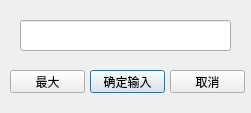
<?xml version="1.0" encoding="UTF-8"?>
<ui version="4.0">
 <class>dlg_count</class>
 <widget class="QWidget" name="dlg_count">
  <property name="geometry">
   <rect>
    <x>0</x>
    <y>0</y>
    <width>251</width>
    <height>113</height>
   </rect>
  </property>
  <property name="windowTitle">
   <string>dlg_count</string>
  </property>
  <widget class="QLineEdit" name="lineEdit">
   <property name="geometry">
    <rect>
     <x>20</x>
     <y>20</y>
     <width>211</width>
     <height>31</height>
    </rect>
   </property>
   <property name="font">
    <font>
     <pointsize>12</pointsize>
    </font>
   </property>
   <property name="inputMask">
    <string>[0000]</string>
   </property>
   <property name="maxLength">
    <number>4</number>
   </property>
  </widget>
  <widget class="QPushButton" name="btn_max">
   <property name="geometry">
    <rect>
     <x>10</x>
     <y>70</y>
     <width>75</width>
     <height>23</height>
    </rect>
   </property>
   <property name="text">
    <string>最大</string>
   </property>
  </widget>
  <widget class="QPushButton" name="btn_ok">
   <property name="geometry">
    <rect>
     <x>90</x>
     <y>70</y>
     <width>75</width>
     <height>23</height>
    </rect>
   </property>
   <property name="text">
    <string>确定输入</string>
   </property>
   <property name="default">
    <bool>true</bool>
   </property>
  </widget>
  <widget class="QPushButton" name="btn_cancel">
   <property name="geometry">
    <rect>
     <x>170</x>
     <y>70</y>
     <width>75</width>
     <height>23</height>
    </rect>
   </property>
   <property name="text">
    <string>取消</string>
   </property>
  </widget>
 </widget>
 <layoutdefault spacing="6" margin="11"/>
 <resources/>
 <connections/>
</ui>
